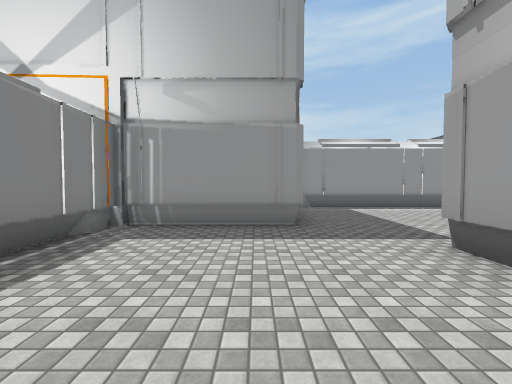
view 1 (above)

24 first-person views from a walk through a 3-D level made in the Unity game engine. The camera is 1.5 m above the floor, tilts 2° down and sees 90° across. The floor is counted in squares, 2 m on a side. Each view is taken from the middle of a square. On the plan, view 1 faces up. The plan holds only what a view shows up to about 9 squares ahead; the rest is blank. The place goes on beyond the plan. The player character is not drawn. Some surface patterns are stand-ins.

view 2
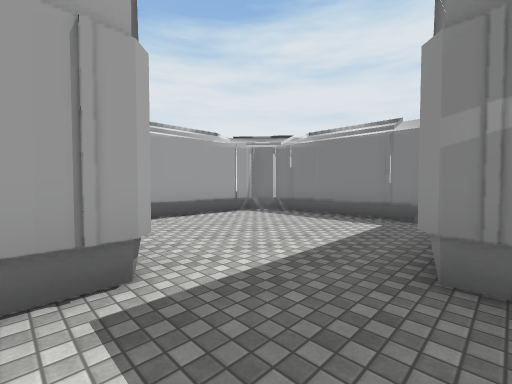

view 3
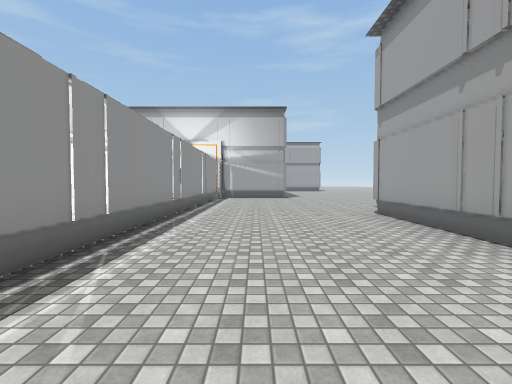

view 4
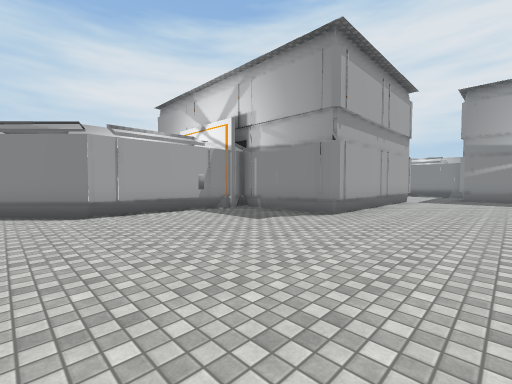

view 5
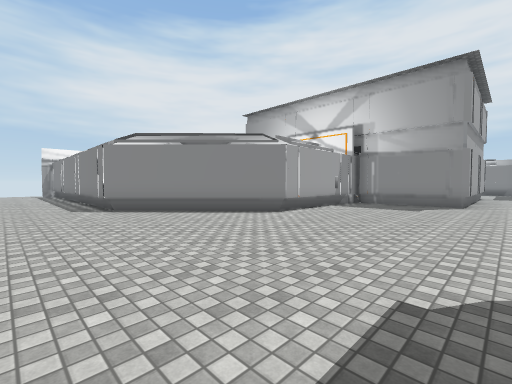

view 6
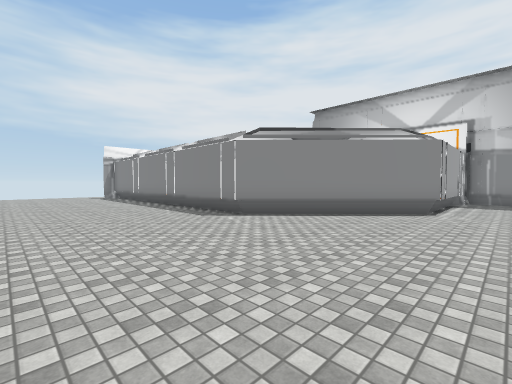

view 7
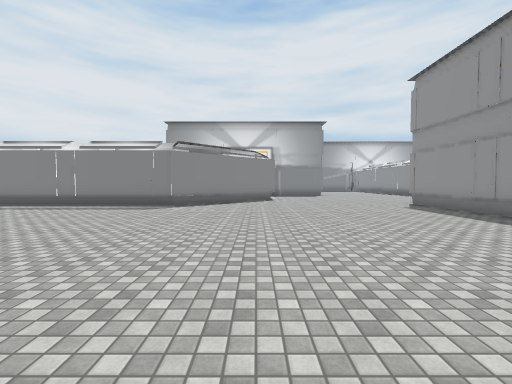

view 8
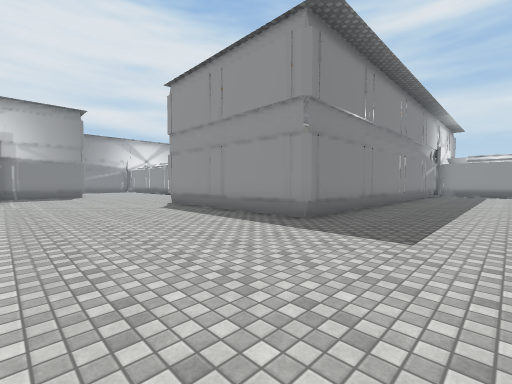

view 9
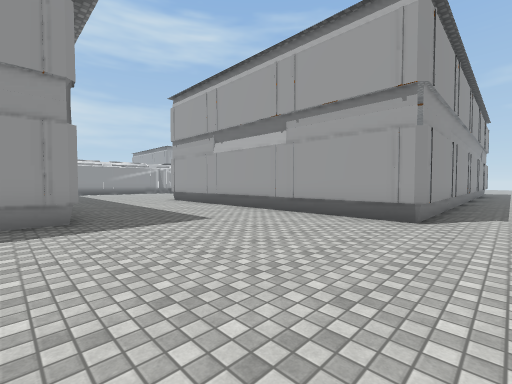

view 10
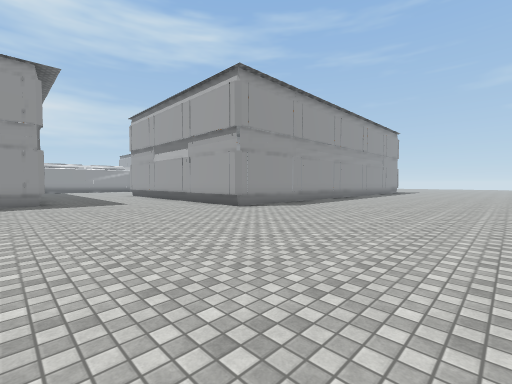

view 11
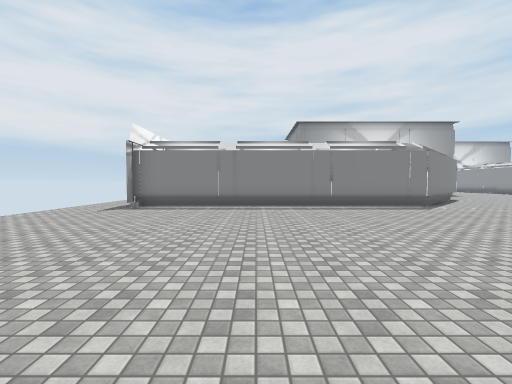

view 12
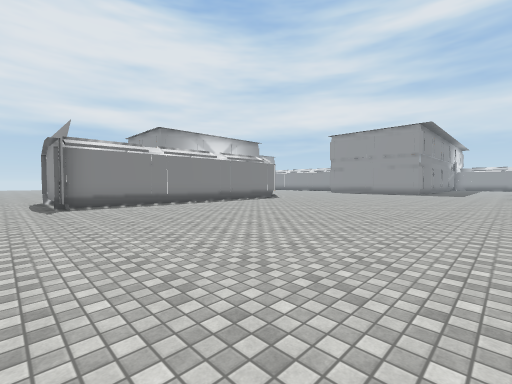

view 13
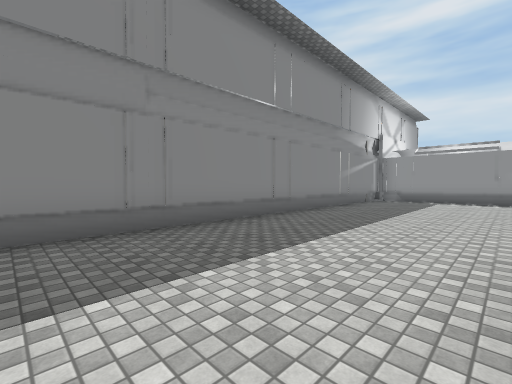

view 14
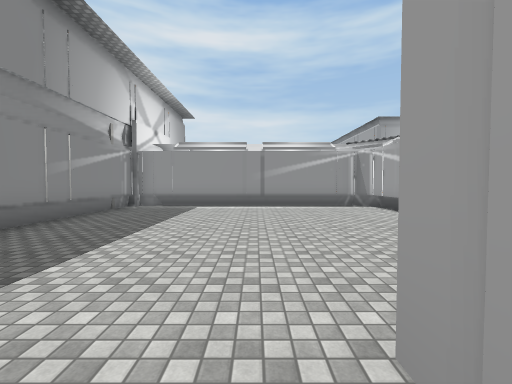

view 15
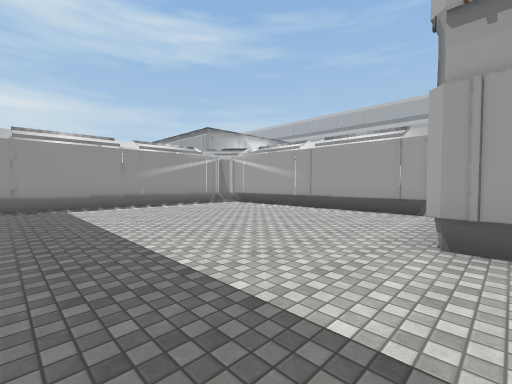

view 16
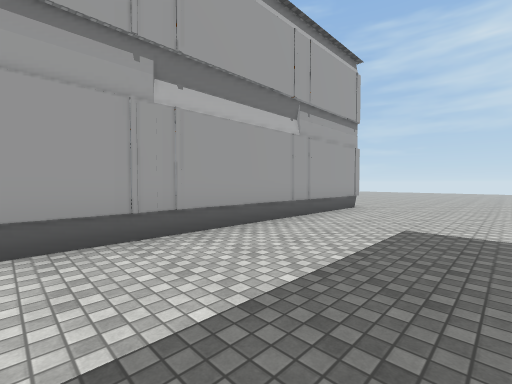

view 17
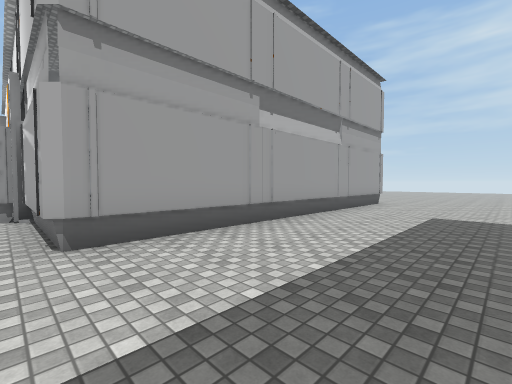

view 18
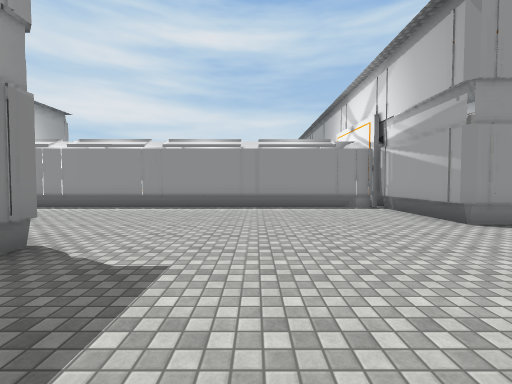

view 19
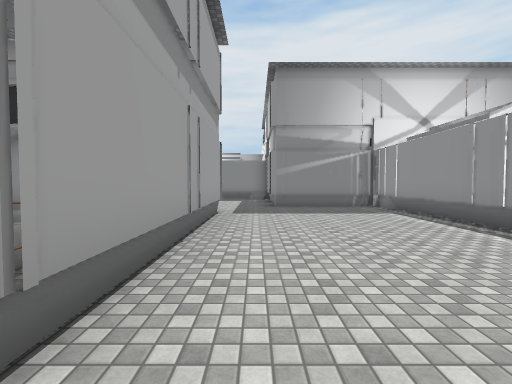

view 20
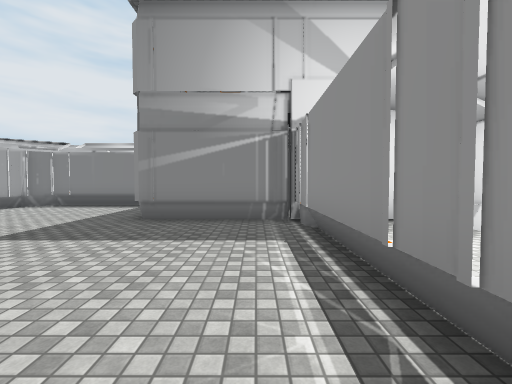

view 21
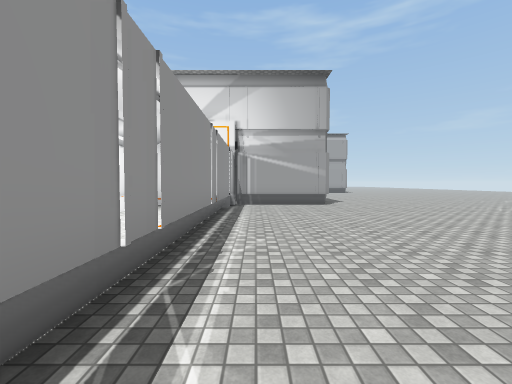

view 22
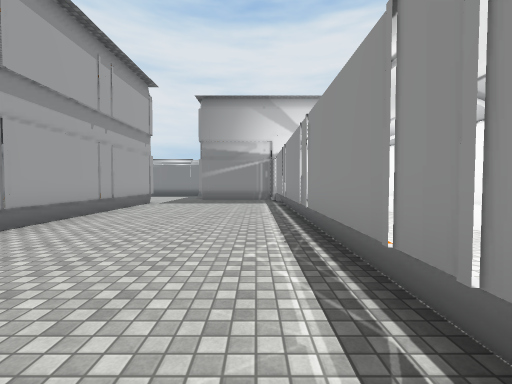

view 23
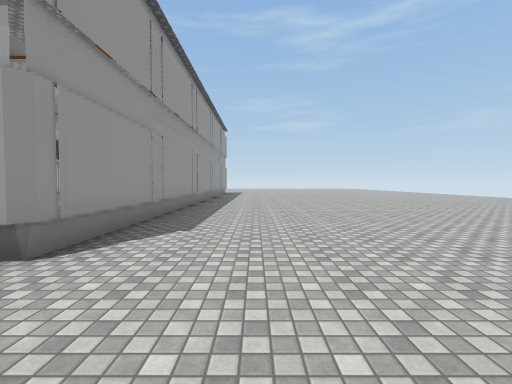

view 24
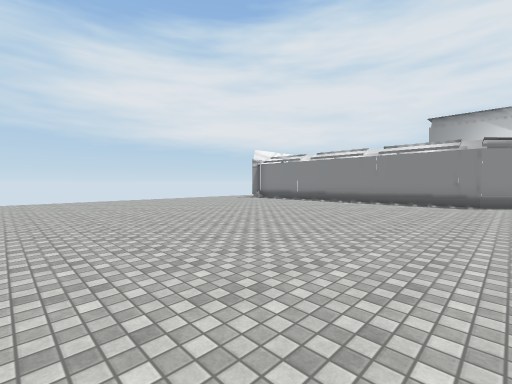

### Floor plan
Points are (right, up) in squares from view 1. A wall is a line through its corners. A room is listed if a view was taken in it or the views show most of it. See-through windows are left out.
Room 1 (view 1)
walls: (2.1, 2.6) (2.1, 1.4); (2.2, 2.1) (2.2, 3.1); (0.9, 4.5) (-3.4, 4.5); (-2.6, 0.5) (-2.1, -0.2) (0.9, -0.2); (-2.4, 4.6) (-2.4, 0.2)
low walls: (-2.6, 3.8) (-2.6, 0.2)
ways out: opening at (1, 3.3) to room 2
Room 2 (views 2, 3, 4, 5, 6, 7, 8, 9, 10, 11, 12, 13, 14, 15, 16, 17, 18, 19, 20, 21, 22, 23, 24)
walls: (28.5, 0.1) (25.3, 0.1) (25.3, 9.7) (28.2, 9.7); (8.9, -0.1) (8.9, -0.8); (2.2, 3.1) (8.5, 3.1) (8.5, -0.2) (12.7, -0.2) (16.1, -3.6) (16.1, -13); (28.6, 17) (28.1, 17.5); (28.3, 17.4) (21, 17.4) (21, 4.5) (14.7, 4.5) (14.7, 7.8) (0.8, 7.8); (0.9, 8) (0.9, 4.5)
low walls: (15.9, -3.6) (15.9, -12.5); (12.5, 8) (1.6, 8); (28.1, 17.5) (21.7, 17.5)
ways out: opening at (1, 3.3) to room 1; opening at (17, -13.5)

Where each view was taken, in squares from view 1:
view 1: 0 up, 0 right, facing up
view 2: 5 up, 3 right, facing down-left
view 3: 6 up, 2 right, facing right
view 4: 6 up, 14 right, facing down-left
view 5: 4 up, 18 right, facing down-left
view 6: 1 up, 20 right, facing down-left
view 7: 1 down, 24 right, facing left
view 8: 0 up, 24 right, facing up-left
view 9: 1 down, 20 right, facing up-right
view 10: 6 down, 20 right, facing up-right
view 11: 9 down, 24 right, facing left
view 12: 14 down, 25 right, facing up-left
view 13: 6 up, 25 right, facing up-left
view 14: 9 up, 25 right, facing up
view 15: 9 up, 22 right, facing up-right
view 16: 8 up, 22 right, facing down-right
view 17: 10 up, 22 right, facing down-right
view 18: 0 up, 11 right, facing up
view 19: 4 up, 9 right, facing left
view 20: 7 up, 6 right, facing left
view 21: 7 up, 6 right, facing right
view 22: 7 up, 12 right, facing left
view 23: 2 down, 23 right, facing right
view 24: 3 down, 26 right, facing down-left
